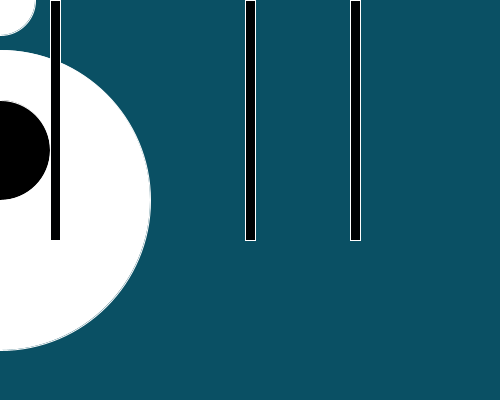
Frame 1 (no input)
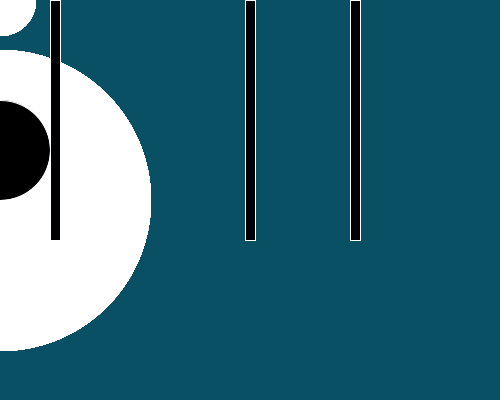
Frame 60 (the mouse pressed at the canvas centre just before this capture)
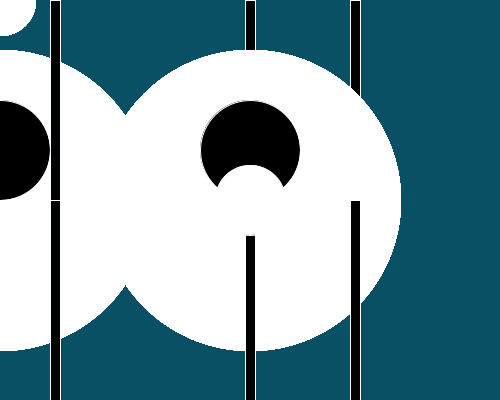
Frame 120 (the mouse held since frame 60 and released just before this capture)

The Processing sketch that drew these frames (run headless with seeded random() and noise(); from frame 60 on, the mouse is pressed at the canvas centre):

// Processing sketch: processing_167398
// ── processing_167398.pde

void setup() {

 size(500, 400);

 background(10, 80, 100);

}

void draw() {

 stroke(255, 255, 255);

 fill(255,255,255);

 ellipse(mouseX, 200, 300, 300);

 

 stroke(255, 255, 255);

 fill(0,0,0);

 ellipse(mouseX, 150, 100, 100);

 fill(0,1,2);

 rect(245, mouseY, 10, 240);

 

 fill(0,1,2);

 rect(350, mouseY, 10, 240);

 

 fill(0,1,2);

 rect(50, mouseY, 10, 240);

 fill(255, 255, 255);

 ellipse(mouseX, mouseY, 70, 70);

}
